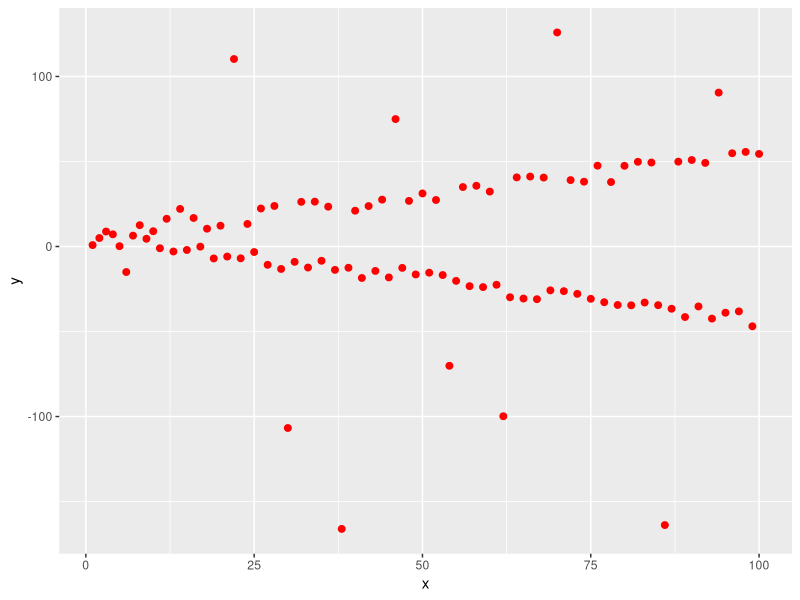
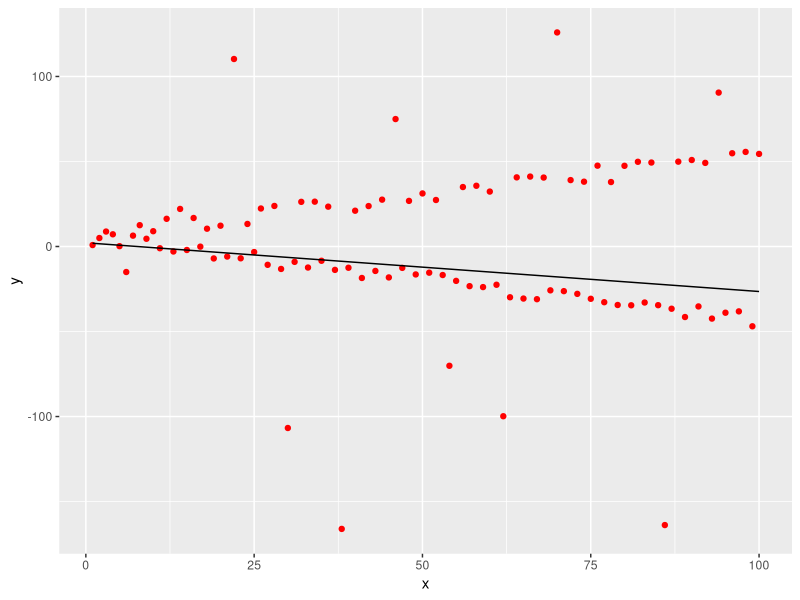
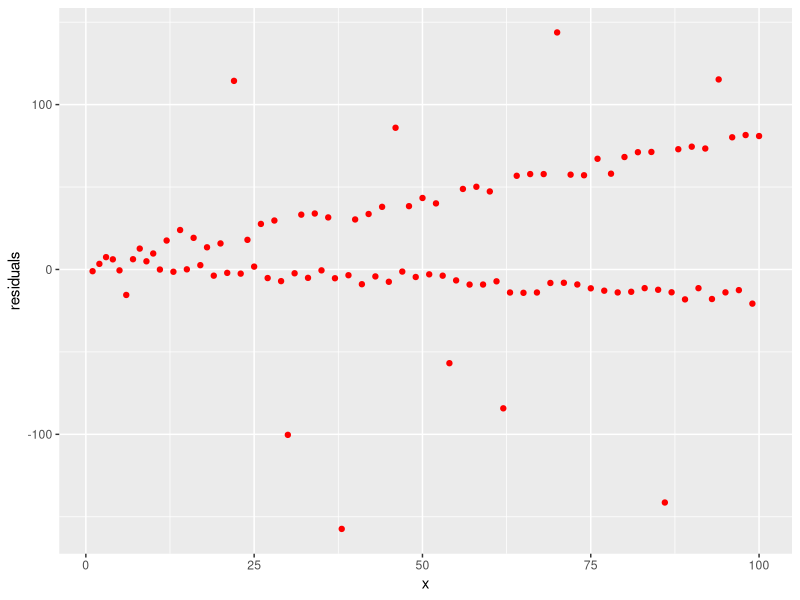
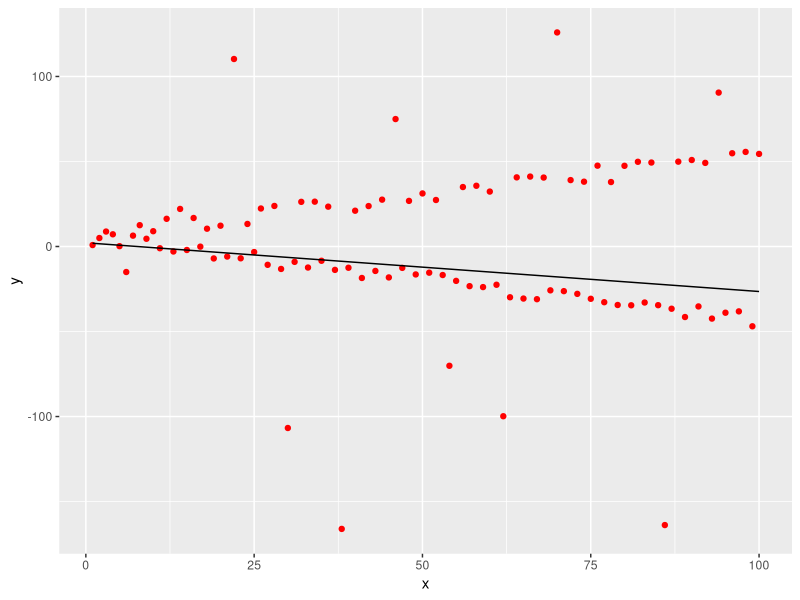
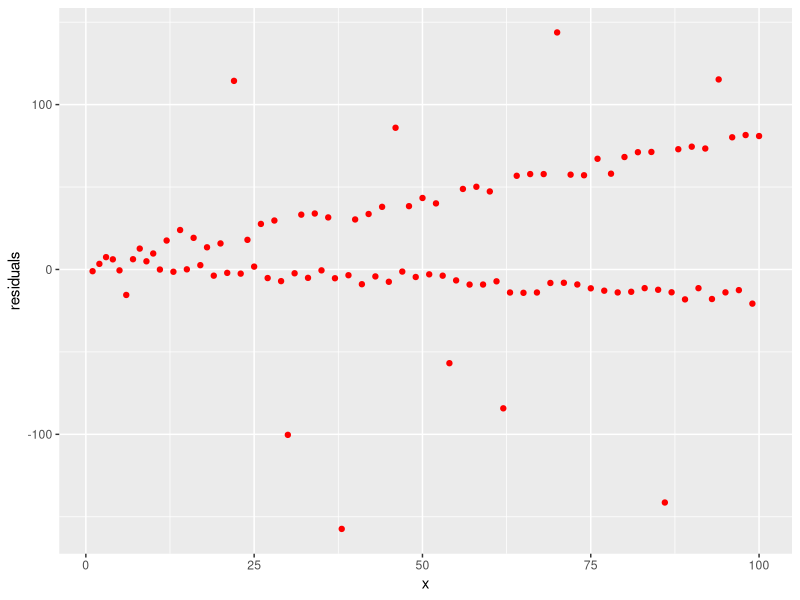

These figures' R source, in order:
# Robust trend estimation using the Theil-Sen estimator #

# Take all pairs of points -- compute the slope of the line that omly passes through them
# Now take the median of all slopes ; this is the slope of the estimated line, m

# The intercept is the median of y_i - m * x_i

# pathological data : original data is of two distinct slopes M and -M. Clearly the 
# Original data

require(tidyverse)
require(readr)
require(ggplot2)
require(dplyr)

N <- 100
N1 <- N-1

intercept_orig <- 1
x1 <- seq(1, N1, by=2)
x2 <- seq(2, N, by = 2)
m_orig_x1 <- -0.5
m_orig_x2 <- 0.5

y1 <- m_orig_x1 * x1 + intercept_orig
y2 <- m_orig_x2 * x2 + intercept_orig

x <- c(x1, x2)
y <- c(y1, y2)

orig_data_t <- tibble(
  x = x,
  y = y
)

# to avoid cases of infnite slope where x's are precisely same, a small x jitter helps!

x <- x + runif(length(x), 0, 0.01)

# corrupt the data with noise and some outliers

# corrupt every fifth point
corrupt <- which(abs(y) %% 4 == 0)

# scenario 1 : noise is uniform
y_noisy <- y + runif(length(y), 0, 10) # all points are jittered slightly as in real data

# scenario 2 : noise is Gaussian
#y_noisy <- y + rnorm(length(y), 0, 30) # all points are jittered 

# the outliers are now chosen
y_noisy[corrupt] <- runif(length(corrupt), -200, 200) # large deviation here

corrupt_data_t <- tibble(
  x = x,
  y = y_noisy
)

# plot 

corrupt_data_t %>%
  ggplot(aes(x = x, y = y)) + geom_point(colour = "red", size = 2)

# Theil-Sen estimator for slope 

nrow1 <- nrow(corrupt_data_t)

num_samples <- nrow1 * (nrow1 - 1) / 2
slopes <- numeric(length = num_samples)

ctr <- 1
for (pt1 in 1:(nrow1 - 1)) {
  for (pt2 in (pt1+1):nrow1) {
    x1 <- corrupt_data_t[pt1,1]
    y1 <- corrupt_data_t[pt1,2]
    x2 <- corrupt_data_t[pt2,1]
    y2 <- corrupt_data_t[pt2,2]
    
    slopes[ctr] <- (y2  - y1) / (x2 - x1)
    ctr <- ctr + 1
  }
}

# find the median

median_slope <- median(unlist(slopes))

intercepts <- numeric(length = nrow1)

for (pt1 in 1:nrow1) {
  intercepts[pt1] <- corrupt_data_t[pt1,2] - median_slope * corrupt_data_t[pt1,1]
}

median_intercept <- median(unlist(intercepts))

# finally we can plot our robust estimator line

corrupt_data_t[,"fitline"] <- median_intercept + median_slope * corrupt_data_t[,1]

# subtract the fit from the data to find residuals 

corrupt_data_t[,"residuals"] <- corrupt_data_t[,2] - corrupt_data_t[,3] # residuals

# rename the last two columns

# plot 

corrupt_data_t %>%
  ggplot() + geom_point(aes(x = x, y = y), colour = "red") + geom_line(aes(x = x, y = fitline), colour = "black")

# plot the residuals
corrupt_data_t %>%
  ggplot() + geom_point(aes(x = x, y = residuals), colour = "red")

dirName <- "/Users/girishnathan/work/code/R/robust_trend_estimation/results/"

fileName <- paste(dirName, "trend_fit_multitrend.pdf", sep="")

pdf(fileName)
corrupt_data_t %>%
  ggplot() + geom_point(aes(x = x, y = y), colour = "red") + geom_line(aes(x = x, y = fitline), colour = "black")
dev.off()

fileName2 <- paste(dirName, "trend_fit_multitrend_residuals.pdf", sep="")

pdf(fileName2)
corrupt_data_t %>%
  ggplot() + geom_point(aes(x = x, y = residuals), colour = "red")
dev.off()
